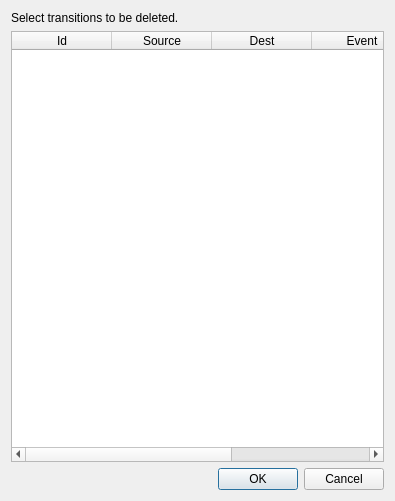
<?xml version="1.0" encoding="UTF-8"?>
<ui version="4.0">
 <class>Delete_transition_dialog</class>
 <widget class="QDialog" name="Delete_transition_dialog">
  <property name="geometry">
   <rect>
    <x>0</x>
    <y>0</y>
    <width>395</width>
    <height>501</height>
   </rect>
  </property>
  <property name="windowTitle">
   <string>Dialog</string>
  </property>
  <layout class="QVBoxLayout" name="verticalLayout">
   <item>
    <widget class="QLabel" name="label">
     <property name="text">
      <string>Select transitions to be deleted.</string>
     </property>
    </widget>
   </item>
   <item>
    <widget class="QTableWidget" name="Transitions_list">
     <property name="editTriggers">
      <set>QAbstractItemView::NoEditTriggers</set>
     </property>
     <property name="sortingEnabled">
      <bool>true</bool>
     </property>
     <attribute name="verticalHeaderVisible">
      <bool>false</bool>
     </attribute>
     <column>
      <property name="text">
       <string>Id</string>
      </property>
     </column>
     <column>
      <property name="text">
       <string>Source</string>
      </property>
     </column>
     <column>
      <property name="text">
       <string>Dest</string>
      </property>
     </column>
     <column>
      <property name="text">
       <string>Event</string>
      </property>
     </column>
     <column>
      <property name="text">
       <string>Delete</string>
      </property>
     </column>
    </widget>
   </item>
   <item>
    <widget class="QDialogButtonBox" name="buttonBox">
     <property name="orientation">
      <enum>Qt::Horizontal</enum>
     </property>
     <property name="standardButtons">
      <set>QDialogButtonBox::Cancel|QDialogButtonBox::Ok</set>
     </property>
    </widget>
   </item>
  </layout>
 </widget>
 <resources/>
 <connections>
  <connection>
   <sender>buttonBox</sender>
   <signal>rejected()</signal>
   <receiver>Delete_transition_dialog</receiver>
   <slot>reject()</slot>
   <hints>
    <hint type="sourcelabel">
     <x>316</x>
     <y>260</y>
    </hint>
    <hint type="destinationlabel">
     <x>286</x>
     <y>274</y>
    </hint>
   </hints>
  </connection>
 </connections>
</ui>
